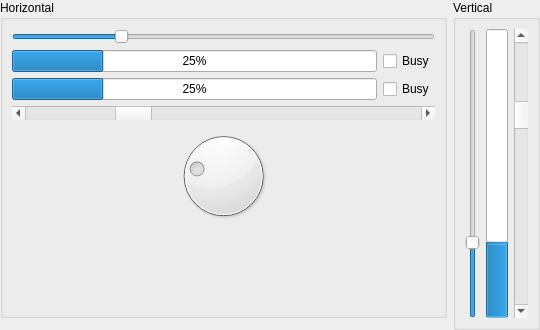
<?xml version="1.0" encoding="UTF-8"?>
<ui version="4.0">
 <class>SliderDemoWidget</class>
 <widget class="QWidget" name="SliderDemoWidget">
  <property name="geometry">
   <rect>
    <x>0</x>
    <y>0</y>
    <width>540</width>
    <height>330</height>
   </rect>
  </property>
  <layout class="QGridLayout" name="gridLayout">
   <property name="margin">
    <number>0</number>
   </property>
   <item row="0" column="0">
    <widget class="QGroupBox" name="groupBox">
     <property name="title">
      <string>Horizontal</string>
     </property>
     <layout class="QGridLayout" name="gridLayout_2">
      <item row="0" column="0" colspan="2">
       <widget class="QSlider" name="horizontalSlider">
        <property name="maximum">
         <number>100</number>
        </property>
        <property name="value">
         <number>25</number>
        </property>
        <property name="orientation">
         <enum>Qt::Horizontal</enum>
        </property>
        <property name="tickPosition">
         <enum>QSlider::NoTicks</enum>
        </property>
       </widget>
      </item>
      <item row="1" column="0">
       <widget class="QProgressBar" name="progressBar">
        <property name="value">
         <number>25</number>
        </property>
       </widget>
      </item>
      <item row="1" column="1">
       <widget class="QCheckBox" name="checkBox">
        <property name="text">
         <string>Busy</string>
        </property>
       </widget>
      </item>
      <item row="2" column="0">
       <widget class="QProgressBar" name="progressBar_2">
        <property name="maximum">
         <number>100</number>
        </property>
        <property name="value">
         <number>25</number>
        </property>
       </widget>
      </item>
      <item row="2" column="1">
       <widget class="QCheckBox" name="checkBox_2">
        <property name="text">
         <string>Busy</string>
        </property>
        <property name="checked">
         <bool>false</bool>
        </property>
       </widget>
      </item>
      <item row="3" column="0" colspan="2">
       <widget class="QScrollBar" name="horizontalScrollBar">
        <property name="maximum">
         <number>100</number>
        </property>
        <property name="value">
         <number>25</number>
        </property>
        <property name="orientation">
         <enum>Qt::Horizontal</enum>
        </property>
       </widget>
      </item>
      <item row="4" column="0" colspan="2">
       <widget class="QDial" name="dial">
        <property name="maximum">
         <number>100</number>
        </property>
        <property name="value">
         <number>25</number>
        </property>
        <property name="wrapping">
         <bool>false</bool>
        </property>
        <property name="notchesVisible">
         <bool>false</bool>
        </property>
       </widget>
      </item>
      <item row="5" column="0" colspan="2">
       <spacer name="verticalSpacer">
        <property name="orientation">
         <enum>Qt::Vertical</enum>
        </property>
        <property name="sizeHint" stdset="0">
         <size>
          <width>20</width>
          <height>40</height>
         </size>
        </property>
       </spacer>
      </item>
     </layout>
    </widget>
   </item>
   <item row="0" column="1" rowspan="3">
    <widget class="QGroupBox" name="groupBox_2">
     <property name="title">
      <string>Vertical</string>
     </property>
     <layout class="QHBoxLayout" name="horizontalLayout_2">
      <item>
       <widget class="QSlider" name="verticalSlider">
        <property name="maximum">
         <number>100</number>
        </property>
        <property name="value">
         <number>25</number>
        </property>
        <property name="orientation">
         <enum>Qt::Vertical</enum>
        </property>
       </widget>
      </item>
      <item>
       <widget class="QProgressBar" name="progressBar_3">
        <property name="value">
         <number>25</number>
        </property>
        <property name="orientation">
         <enum>Qt::Vertical</enum>
        </property>
       </widget>
      </item>
      <item>
       <widget class="QScrollBar" name="verticalScrollBar">
        <property name="maximum">
         <number>100</number>
        </property>
        <property name="value">
         <number>25</number>
        </property>
        <property name="orientation">
         <enum>Qt::Vertical</enum>
        </property>
       </widget>
      </item>
     </layout>
    </widget>
   </item>
  </layout>
 </widget>
 <connections/>
</ui>
